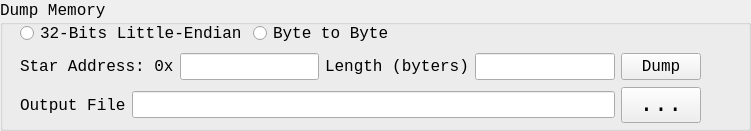
     <widget class="QGroupBox" name="groupBox_5">
      <property name="geometry">
       <rect>
        <x>10</x>
        <y>400</y>
        <width>751</width>
        <height>131</height>
       </rect>
      </property>
      <property name="font">
       <font>
        <family>Consolas</family>
        <pointsize>12</pointsize>
       </font>
      </property>
      <property name="title">
       <string>Dump Memory</string>
      </property>
      <widget class="QWidget" name="verticalLayoutWidget_9">
       <property name="geometry">
        <rect>
         <x>20</x>
         <y>20</y>
         <width>681</width>
         <height>106</height>
        </rect>
       </property>
       <layout class="QVBoxLayout" name="verticalLayout_8">
        <item>
         <layout class="QHBoxLayout" name="horizontalLayout_20">
          <item>
           <widget class="QRadioButton" name="radiobtn_32bits_le">
            <property name="font">
             <font>
              <family>Consolas</family>
              <pointsize>12</pointsize>
             </font>
            </property>
            <property name="text">
             <string>32-Bits Little-Endian</string>
            </property>
           </widget>
          </item>
          <item>
           <widget class="QRadioButton" name="radiobtn_byte2byte">
            <property name="font">
             <font>
              <family>Consolas</family>
              <pointsize>12</pointsize>
             </font>
            </property>
            <property name="text">
             <string>Byte to Byte</string>
            </property>
           </widget>
          </item>
          <item>
           <spacer name="horizontalSpacer_6">
            <property name="orientation">
             <enum>Qt::Horizontal</enum>
            </property>
            <property name="sizeHint" stdset="0">
             <size>
              <width>40</width>
              <height>20</height>
             </size>
            </property>
           </spacer>
          </item>
         </layout>
        </item>
        <item>
         <layout class="QHBoxLayout" name="horizontalLayout">
          <item>
           <widget class="QLabel" name="label_32">
            <property name="font">
             <font>
              <family>Consolas</family>
              <pointsize>12</pointsize>
             </font>
            </property>
            <property name="text">
             <string>Star Address: 0x</string>
            </property>
           </widget>
          </item>
          <item>
           <widget class="QLineEdit" name="txt_PM_DmpAddr">
            <property name="font">
             <font>
              <family>Consolas</family>
              <pointsize>12</pointsize>
             </font>
            </property>
           </widget>
          </item>
          <item>
           <widget class="QLabel" name="label_31">
            <property name="font">
             <font>
              <family>Consolas</family>
              <pointsize>12</pointsize>
             </font>
            </property>
            <property name="text">
             <string>Length (byters)</string>
            </property>
           </widget>
          </item>
          <item>
           <widget class="QLineEdit" name="txt_PM_DmpLen">
            <property name="font">
             <font>
              <family>Consolas</family>
              <pointsize>12</pointsize>
             </font>
            </property>
           </widget>
          </item>
          <item>
           <widget class="QPushButton" name="btn_PM_Dmp">
            <property name="font">
             <font>
              <family>Consolas</family>
              <pointsize>12</pointsize>
             </font>
            </property>
            <property name="text">
             <string>Dump</string>
            </property>
           </widget>
          </item>
         </layout>
        </item>
        <item>
         <layout class="QHBoxLayout" name="horizontalLayout_19">
          <item>
           <widget class="QLabel" name="label_33">
            <property name="font">
             <font>
              <family>Consolas</family>
              <pointsize>12</pointsize>
             </font>
            </property>
            <property name="text">
             <string>Output File</string>
            </property>
           </widget>
          </item>
          <item>
           <widget class="QLineEdit" name="txt_PM_DmpFilePath"/>
          </item>
          <item>
           <widget class="QPushButton" name="btn_PM_FileBrowser">
            <property name="font">
             <font>
              <family>Consolas</family>
              <pointsize>18</pointsize>
             </font>
            </property>
            <property name="text">
             <string>...</string>
            </property>
           </widget>
          </item>
         </layout>
        </item>
       </layout>
      </widget>
     </widget>
